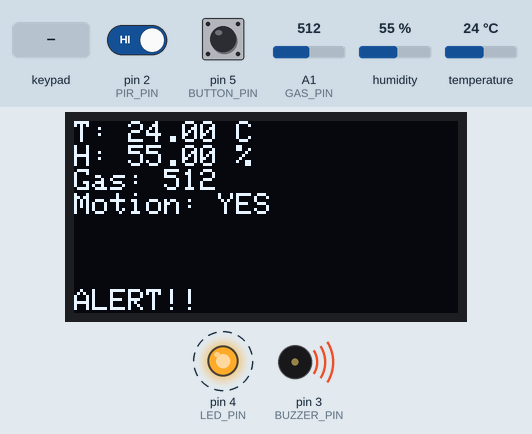
This sketch was run on a simulated Arduino Uno, built with avr-gcc and run on an emulated ATmega328P. Shown: 128×64 one-colour display, output pins drawn as LEDs (lit = HIGH), buzzer (waves = sounding, pin HIGH). Dashed ring = blinking. The test bench sets the inputs (shaded band); at power-on: humidity 55 %, pin 2 (PIR_PIN) HIGH, pin 5 (BUTTON_PIN) HIGH, A1 (GAS_PIN) = 512, temperature 24 °C. What the sketch prints to the serial monitor is not drawn.

Above: at 0.6 s.
1.6 s: humidity set to 22 %
At 3.0 s:
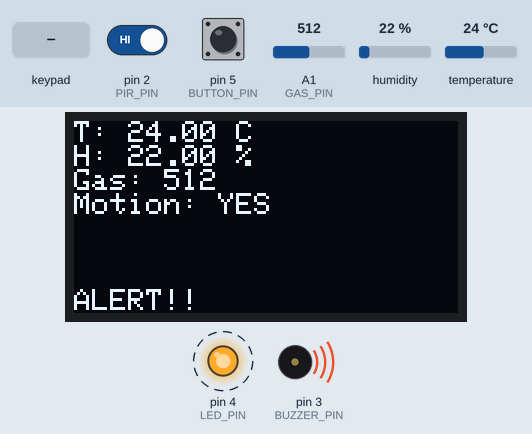
5.2 s: pin 2 (PIR_PIN) driven LOW
At 6.2 s:
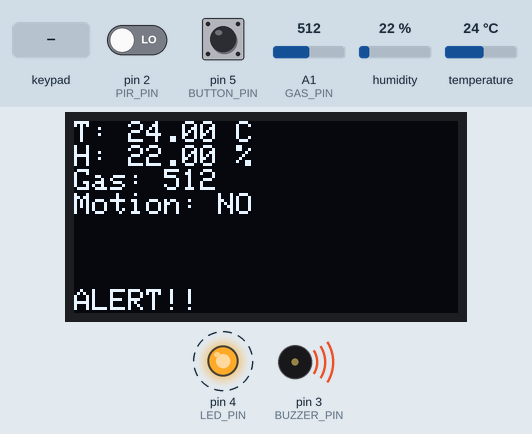
8.4 s: pin 5 (BUTTON_PIN) pulled LOW for 0.15 s
At 9.3 s:
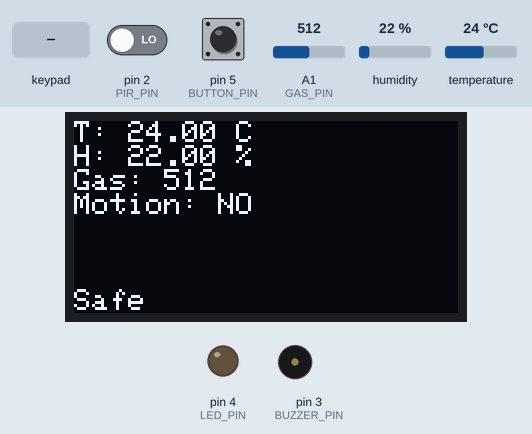
10.3 s: keypad keys 6 7 8 9 A pressed 0.4 s apart
At 13.3 s:
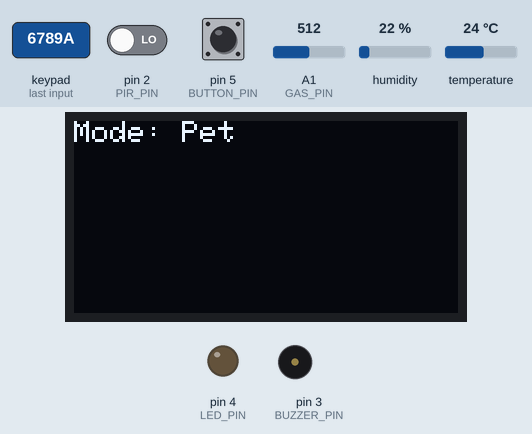
16.1 s: A1 (GAS_PIN) set to 490
At 17.1 s:
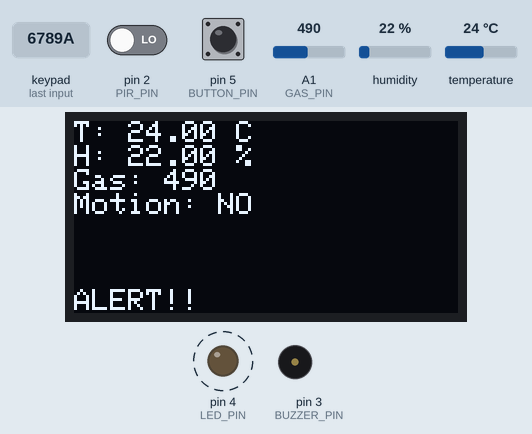
17.7 s: temperature set to 12 °C
At 18.7 s:
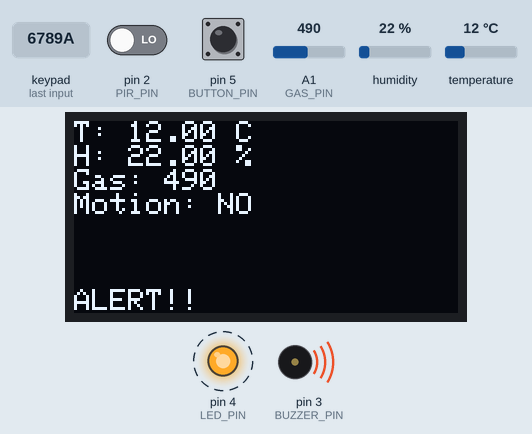
Timing chart, 0 to 20.3 s (numbered marks = the images above; inputs shaded):
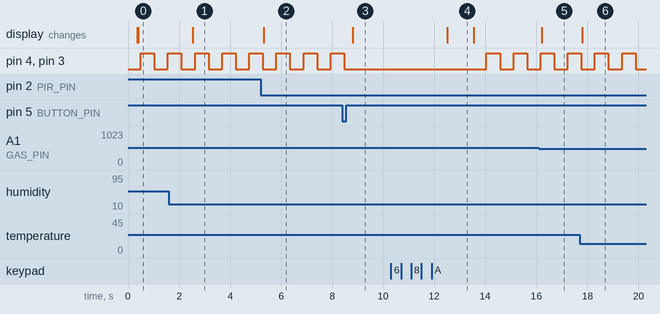

The sketch:

SmartCarSafety.ino
```cpp
#include <Wire.h>
#include <Adafruit_GFX.h>
#include <Adafruit_SSD1306.h>
#include <DHT.h>
#include <Keypad.h>

// OLED config
#define SCREEN_WIDTH 128
#define SCREEN_HEIGHT 64
#define OLED_RESET -1
Adafruit_SSD1306 display(SCREEN_WIDTH, SCREEN_HEIGHT, &Wire, OLED_RESET);

// DHT Sensor
#define DHTPIN A0
#define DHTTYPE DHT22
DHT dht(DHTPIN, DHTTYPE);

// Pins
#define PIR_PIN 2
#define GAS_PIN A1
#define BUZZER_PIN 3
#define LED_PIN 4
#define BUTTON_PIN 5

// Keypad
const byte ROWS = 4;
const byte COLS = 4;
char keys[ROWS][COLS] = {
{'1','2','3','A'},
{'4','5','6','B'},
{'7','8','9','C'},
{'*','0','#','D'}
};
byte rowPins[ROWS] = {6, 7, 8, 9};
byte colPins[COLS] = {10, 11, 12, 13};
Keypad keypad = Keypad(makeKeymap(keys), rowPins, colPins, ROWS, COLS);

// Variables
String mode = "None";
bool modeSelected = false;
bool requireMotion = true;
int tempThreshold = 38;
int gasThreshold = 400;
bool alertOn = false;
bool manualAlert = false;
unsigned long lastBlinkTime = 0;
bool ledState = false;

void setup() {
Serial.begin(9600);

pinMode(PIR_PIN, INPUT);
pinMode(GAS_PIN, INPUT);
pinMode(BUZZER_PIN, OUTPUT);
pinMode(LED_PIN, OUTPUT);
pinMode(BUTTON_PIN, INPUT_PULLUP);

dht.begin();
delay(300);

if (!display.begin(SSD1306_SWITCHCAPVCC, 0x3C)) {
Serial.println(F("OLED not found"));
while (true);
}

display.clearDisplay();
display.setTextSize(1);
display.setTextColor(WHITE);
display.setCursor(0, 0);
display.println(F("Smart Car Safety"));
display.println(F("Select Mode:"));
display.println(F("A: Pet  B: Child"));
display.println(F("C: Full"));
display.display();
}

void loop() {
char key = keypad.getKey();

// Mode selection
if (!modeSelected && key) {
if (key == 'A') {
mode = "Pet";
tempThreshold = 35;
gasThreshold = 300;
requireMotion = false;
} else if (key == 'B') {
mode = "Child";
tempThreshold = 38;
gasThreshold = 400;
requireMotion = true;
} else if (key == 'C') {
mode = "Full";
tempThreshold = 35;
gasThreshold = 300;
requireMotion = true;
}

if (key == 'A' || key == 'B' || key == 'C') {
  modeSelected = true;
  display.clearDisplay();
  display.setCursor(0, 0);
  display.print("Mode: ");
  display.println(mode);
  display.display();
  delay(1000);
}
return;

}

// Toggle manual alert via 'D' key
if (key == 'D') {
manualAlert = !manualAlert;      // Toggle manual mode
alertOn = manualAlert;           // Set alert state
Serial.println(manualAlert ? "Manual Alert ON" : "Manual Alert OFF");
if (!manualAlert) {
digitalWrite(BUZZER_PIN, LOW);
digitalWrite(LED_PIN, LOW);
}
delay(300); // Debounce
}

// Reset alert with button or # key
if (digitalRead(BUTTON_PIN) == LOW || key == '#') {
alertOn = false;
manualAlert = false;
digitalWrite(BUZZER_PIN, LOW);
digitalWrite(LED_PIN, LOW);
Serial.println("Alert reset");
delay(300);
}

// Read sensors
float temperature = dht.readTemperature();
float humidity = dht.readHumidity();
int gasLevel = analogRead(GAS_PIN);
bool motionDetected = digitalRead(PIR_PIN);

if (isnan(temperature) || isnan(humidity)) return;

// Automatic alert trigger
if (!manualAlert &&
(temperature > tempThreshold || gasLevel > gasThreshold) &&
(!requireMotion || motionDetected)) {
alertOn = true;
}

// Alert actions
if (alertOn) {
unsigned long currentMillis = millis();
if (currentMillis - lastBlinkTime >= 500) {
lastBlinkTime = currentMillis;
ledState = !ledState;
digitalWrite(LED_PIN, ledState ? HIGH : LOW);
digitalWrite(BUZZER_PIN, ledState ? HIGH : LOW);
}
} else {
digitalWrite(LED_PIN, LOW);
digitalWrite(BUZZER_PIN, LOW);
}

// OLED display
display.clearDisplay();
display.setCursor(0, 0);
display.print("T: "); display.print(temperature); display.println(" C");
display.print("H: "); display.print(humidity); display.println(" %");
display.print("Gas: "); display.println(gasLevel);
display.print("Motion: "); display.println(motionDetected ? "YES" : "NO");
display.setCursor(0, 56);
display.print(alertOn ? "ALERT!!" : "Safe");
display.display();

delay(100);
}
```

Measured:
- after the input at 1.6 s, the display: changes after 0.93 s (image 1)
- after the input at 5.2 s, the display: changes after 0.12 s (image 2)
- after the input at 8.4 s, pin 4 (LED_PIN), pin 3 (BUZZER_PIN): goes on until 8.5 s, then stays LOW; the display: changes after 0.41 s (image 3)
- after the input at 10.3 s, pin 4 (LED_PIN), pin 3 (BUZZER_PIN): alternates HIGH for 0.53 s and LOW for 0.53 s, starting after 3.7 s; the display: changes after 2.2 s (image 4)
- after the input at 16.1 s, the display: changes after 0.11 s (image 5)
- after the input at 17.7 s, the display: changes after 0.10 s (image 6)
- by itself, pin 4 (LED_PIN), pin 3 (BUZZER_PIN): alternates HIGH for 0.53 s and LOW for 0.54 s
